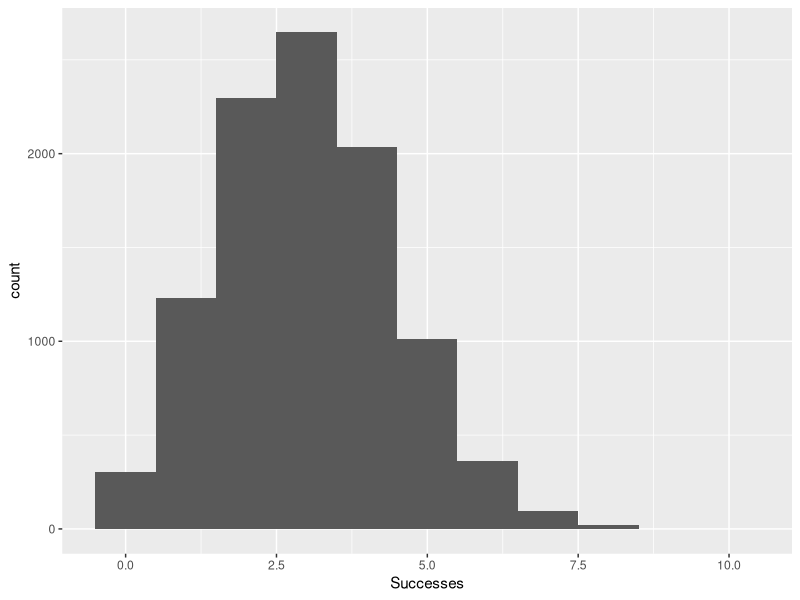
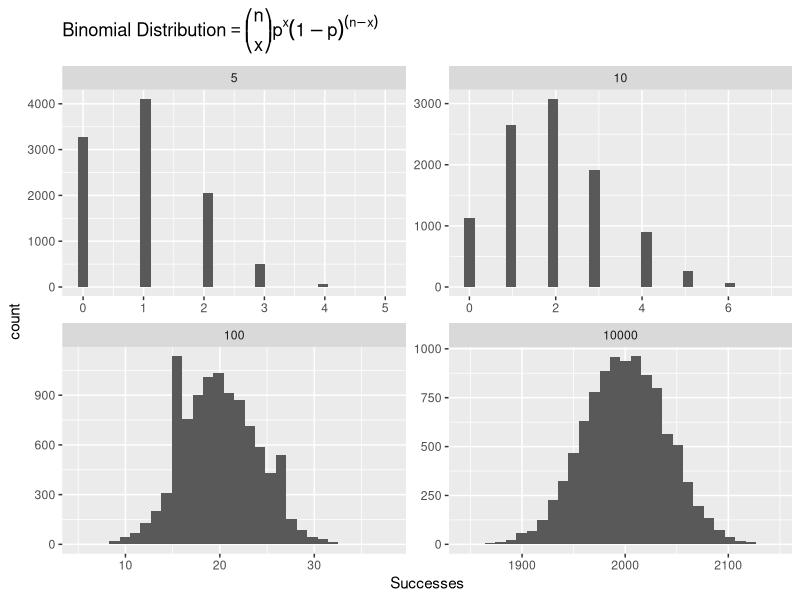

Write R code to recreate these figures, in order.
#generate binom dist graphs in R
#In probability theory and statistics, 
#the binomial distribution with parameters n and p 
#is the discrete probability distribution of the number of 
#successes in a sequence of n independent yes/no experiments, 
#each of which yields success with probability p. 

# from R For Everyone
library(ggplot2)

#vis 10k experiments w/ 10 trials and 0.3 prob success
binomData <- data.frame(Successes = rbinom(n=10000, size=10, prob=0.3))
p <- ggplot(binomData, aes(x=Successes)) + geom_histogram(binwidth=1)

#as n grows, close to normdist
binom5 <- data.frame(Successes=rbinom(n=10000, size=5, prob=.2), Size=5)
binom10 <- data.frame(Successes = rbinom(n=10000, size=10, prob=0.2), Size=10)
binom100 <- data.frame(Successes = rbinom(n=10000, size=100, prob=0.2), Size=100)
binom10000 <- data.frame(Successes = rbinom(n=10000, size=10000, prob=0.2), Size=10000)

binomAll <- rbind(binom5, binom10, binom100, binom10000)

p2 <- ggplot(binomAll, aes(x=Successes)) + geom_histogram() + 
    facet_wrap(~ Size, scales="free") + 
    ggtitle(expression("Binomial Distribution" == 
                           paste(bgroup("(",atop(n,x),")"), p^x,(1-p)^(n-x))))

#prob exactly 3 success out of 10
dbinom(x=3, size=10, prob=0.3)
#cum prob of 3 or less success out of 10
pbinom(q=3, size=10, prob=0.3)
#more than 3
pbinom(q=3, size=10, prob=0.3, lower.tail=FALSE)
